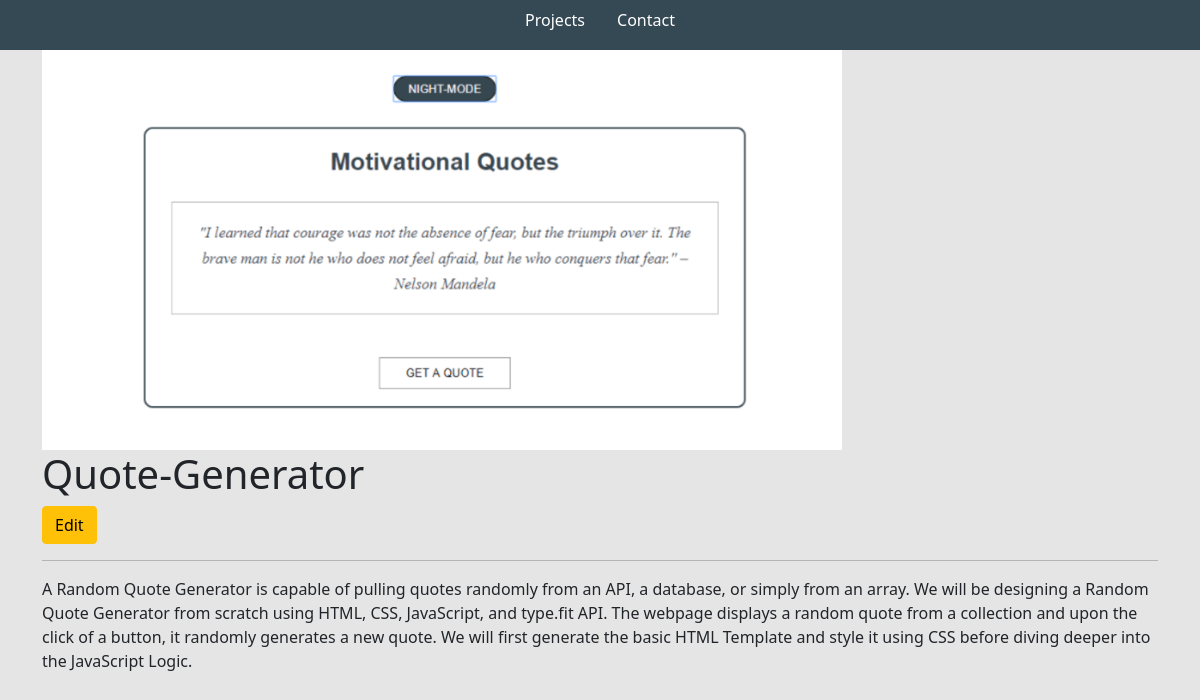
Screenshot of /project/6930652b-9643-455d-8912-a85c916a9dff/ with the database file from the repository.
### base/models.py (models this page shows, shortened)
class Project(models.Model):
    title = models.CharField(max_length=200)
    thumbnail = models.ImageField(null=True)
    body = RichTextUploadingField()
    slug = models.SlugField(null=True, blank=True)
    created = models.DateTimeField(auto_now_add=True)
    id = models.UUIDField(default=uuid.uuid4, unique=True,primary_key=True, editable=False)

### base/views.py (the view)
# urls.py: path('project/<str:pk>/', views.projectsPage, name='project'),
def projectsPage(request,pk):
    project = Project.objects.get(id=pk)
    context={"project": project}
    return render(request, 'base/project.html',context)

### base/templates/base/project.html
{% extends 'base/main.html' %}
{% load static %}
{% block content %}
<div class="container">
    <img class="project--image" src="{{project.thumbnail.url}}">
    <h1>{{project.title}}</h1>
    <a class="btn btn-warning" href="{% url 'edit-project' project.id %}">Edit</a>
    <hr>
    <p>{{project.body|safe}}</p>
</div>
{% endblock %}

### static/styles/main.css (style rules this page uses)
body { background-color: #e5e5e5; }
.project--image { max-width: 800px; }

### rows the page displays
Project: thumbnail (picture), title "Quote-Generator", body "A Random Quote Generator is capable of pulling quotes randomly from an API, a database, or simply from an array. We will be designing a Random Quote Generator from scratch using HTML, CSS, JavaScript, and type.fit API. The webpage displays a random quote from a collection and upon the click of a button, it randomly generates a new quote. We will first generate the basic HTML Template and style it using CSS before diving deeper into the JavaScript Logic."
